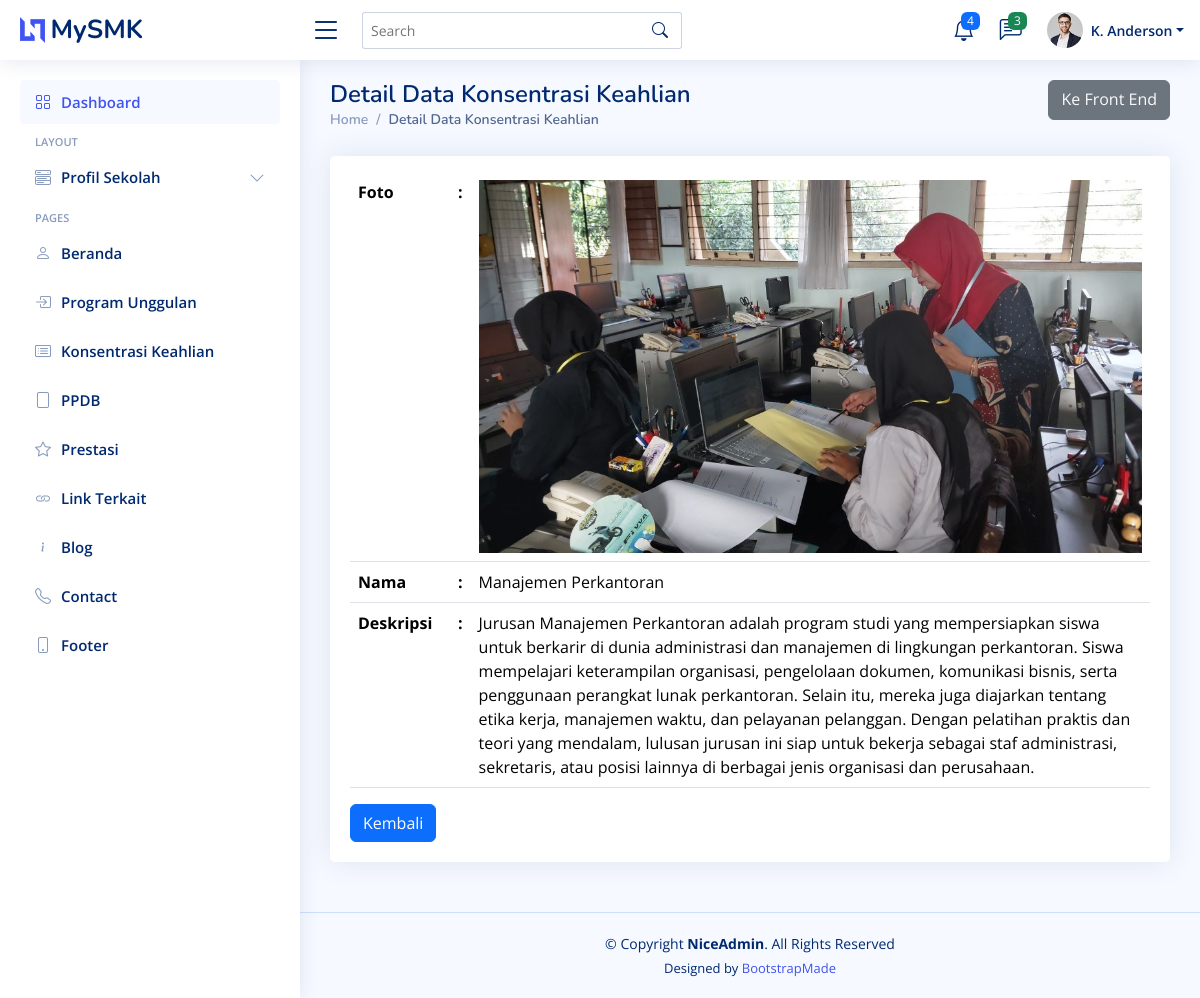
Screenshot of /backend/pages/konsentrasi_keahlian/detail.php?id=7 with the database file from the repository.
### tables this page shows
CREATE TABLE `tb_konsentrasi_keahlian` (
  `id` int(11) NOT NULL,
  `foto` text NOT NULL,
  `nama` varchar(200) NOT NULL,
  `deskripsi` text NOT NULL
);

### backend/actions/konsentrasi_keahlian/show.php (called while the page is built, shortened)
<?php
$id = $_GET['id'];
$query = "SELECT * FROM `tb_konsentrasi_keahlian` WHERE id=$id";
$result = $connect->query($query);
$konsentrasi_keahlian = $result->fetch_object();

### backend/pages/konsentrasi_keahlian/detail.php (the view, shortened to what this page needs)
<?php include "../../components/head.php" ?>
<body>
  <?php include "../../components/header.php" ?>
  <?php include "../../components/sidebar.php" ?>
  <?php include "../../components/breadcrumb.php" ?>
  <div class="row">
    <div class="col-12">
      <div class="card">
        <div class="card-body mt-3">
          <table class="table">
            <tbody>
            <?php include "../../actions/konsentrasi_keahlian/show.php" ?>
              <tr>
                <th style="width: 100px;">Foto</th>
                <th style="width: 10px;">:</th>
                <td><img src="../../../storages/images/konsentrasi_keahlian/<?= $konsentrasi_keahlian->foto ?>" alt="foto"
                style="width: 100%;" onerror="this.style.display='none'"></td>
              </tr>
              <tr>
                <th>Nama</th>
                <th>:</th>
                <td><?= $konsentrasi_keahlian->nama ?></td>
              </tr>
              <tr>
                <th>Deskripsi</th>
                <th>:</th>
                <td><?= $konsentrasi_keahlian->deskripsi ?></td>
              </tr>
            </tbody>
          </table>
          <a href="../konsentrasi_keahlian" class="btn btn-primary">Kembali</a>
        </div>
      </div>
    </div>
  </div>
  <?php include "../../components/footer.php" ?>
</body>
<?php include "../../components/end.php" ?>

### backend/templates/assets/css/style.css (style rules this page uses)
:root { scroll-behavior: smooth; }
body { font-family: "Open Sans", sans-serif; background: #f6f9ff; color: #444444; }
a { color: #4154f1; text-decoration: none; }
.card { margin-bottom: 30px; border: none; border-radius: 5px; box-shadow: 0px 0 30px rgba(1, 41, 112, 0.1); }
.card-body { padding: 0 20px 20px 20px; }

### rows the page displays
tb_konsentrasi_keahlian: foto (picture), nama "Manajemen Perkantoran", deskripsi "Jurusan Manajemen Perkantoran adalah program studi yang mempersiapkan siswa untuk berkarir di dunia administrasi dan manajemen di lingkungan perkantoran. Siswa mempelajari keterampilan organisasi, pengelolaan dokumen, komunikasi bisnis, serta penggunaan perangkat lunak perkantoran. Selain itu, mereka juga diajarkan tentang etika kerja, manajemen waktu, dan pelayanan pelanggan. Dengan pelatihan praktis dan teori yang mendalam, lulusan jurusan ini siap untuk bekerja sebagai staf administrasi, sekretaris, atau posisi lainnya di berbagai jenis organisasi dan perusahaan."

### other values shown
$title "Detail Data Konsentrasi Keahlian"
